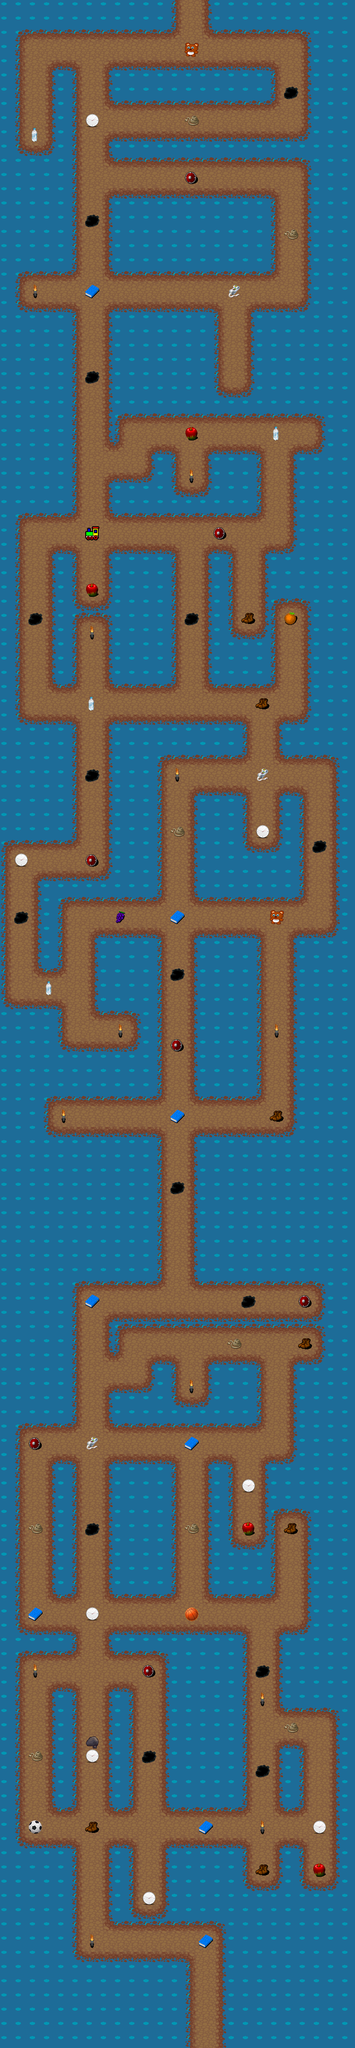

Rendered tile map (Tiled .tmx) drawn with the repository's tilesets; below, a short description and the map source with its tile grids summarised:
An orthogonal 25x144 tile map with 32x32 px tiles, 8 tile layers (Background, StartFinish, Intersection, Maze, ...).

<map version="1.0" orientation="orthogonal" renderorder="right-down" width="25" height="144" tilewidth="32" tileheight="32" nextobjectid="1">
 <tileset firstgid="1" name="integrado" tilewidth="32" tileheight="32" tilecount="630">
  <image source="Tilesets/integrado.png" width="672" height="960" />
  <tile id="15">
   <properties>
    <property name="trapId" value="1" />
   </properties>
  </tile>
  <tile id="483">
   <properties>
    <property name="powerupId" value="4" />
   </properties>
  </tile>
  <tile id="484">
   <properties>
    <property name="powerupId" value="1" />
   </properties>
  </tile>
  <tile id="485">
   <properties>
    <property name="powerupId" value="2" />
   </properties>
  </tile>
  <tile id="486">
   <properties>
    <property name="collectableId" value="2" />
   </properties>
  </tile>
  <tile id="487">
   <properties>
    <property name="collectableId" value="2" />
   </properties>
  </tile>
  <tile id="488">
   <properties>
    <property name="collectableId" value="2" />
   </properties>
  </tile>
  <tile id="489">
   <properties>
    <property name="collectableId" value="2" />
   </properties>
  </tile>
  <tile id="490">
   <properties>
    <property name="collectableId" value="2" />
   </properties>
  </tile>
  <tile id="491">
   <properties>
    <property name="collectableId" value="2" />
   </properties>
  </tile>
  <tile id="492">
   <properties>
    <property name="collectableId" value="2" />
   </properties>
  </tile>
  <tile id="493">
   <properties>
    <property name="collectableId" value="2" />
   </properties>
  </tile>
  <tile id="494">
   <properties>
    <property name="collectableId" value="2" />
   </properties>
  </tile>
  <tile id="495">
   <properties>
    <property name="collectableId" value="2" />
   </properties>
  </tile>
  <tile id="496">
   <properties>
    <property name="collectableId" value="1" />
   </properties>
  </tile>
  <tile id="497">
   <properties>
    <property name="collectableId" value="1" />
   </properties>
  </tile>
  <tile id="498">
   <properties>
    <property name="collectableId" value="1" />
   </properties>
  </tile>
  <tile id="499">
   <properties>
    <property name="collectableId" value="1" />
   </properties>
  </tile>
  <tile id="500">
   <properties>
    <property name="collectableId" value="1" />
   </properties>
  </tile>
  <tile id="501">
   <properties>
    <property name="collectableId" value="1" />
   </properties>
  </tile>
  <tile id="505">
   <properties>
    <property name="trapId" value="3" />
   </properties>
  </tile>
  <tile id="506">
   <properties>
    <property name="powerupId" value="3" />
   </properties>
  </tile>
  <tile id="507">
   <properties>
    <property name="collectableId" value="5" />
   </properties>
  </tile>
  <tile id="508">
   <properties>
    <property name="collectableId" value="5" />
   </properties>
  </tile>
  <tile id="509">
   <properties>
    <property name="collectableId" value="3" />
   </properties>
  </tile>
  <tile id="510">
   <properties>
    <property name="collectableId" value="4" />
   </properties>
  </tile>
  <tile id="512">
   <properties>
    <property name="trapId" value="2" />
   </properties>
  </tile>
  <tile id="514">
   <properties>
    <property name="trapId" value="4" />
   </properties>
  </tile>
  <tile id="516">
   <properties>
    <property name="collectableId" value="4" />
   </properties>
  </tile>
  <tile id="524">
   <properties>
    <property name="collectableId" value="5" />
   </properties>
  </tile>
  <tile id="525">
   <properties>
    <property name="collectableId" value="5" />
   </properties>
  </tile>
 </tileset>
 <layer name="Background" width="25" height="144">
  <data>[3600 cells, 3600 non-empty, 1 distinct tile ids]</data>
 </layer>
 <layer name="StartFinish" width="25" height="144">
  <properties>
   <property name="finish" value="13,0" />
   <property name="orientation" value="1" />
   <property name="start" value="14,143" />
  </properties>
  <data>[3600 cells, 2 non-empty, 1 distinct tile ids]</data>
 </layer>
 <layer name="Intersection" width="25" height="144">
  <data>[3600 cells, 34 non-empty, 1 distinct tile ids]</data>
 </layer>
 <layer name="Maze" width="25" height="144">
  <data>[3600 cells, 632 non-empty, 1 distinct tile ids]</data>
 </layer>
 <layer name="Collision" width="25" height="144">
  <data>[3600 cells, 1181 non-empty, 13 distinct tile ids]</data>
 </layer>
 <layer name="Traps" width="25" height="144">
  <data>[3600 cells, 23 non-empty, 2 distinct tile ids]</data>
 </layer>
 <layer name="Powerups" width="25" height="144">
  <data>[3600 cells, 34 non-empty, 4 distinct tile ids]</data>
 </layer>
 <layer name="Collectables" width="25" height="144">
  <data>[3600 cells, 26 non-empty, 10 distinct tile ids]</data>
 </layer>
</map>
